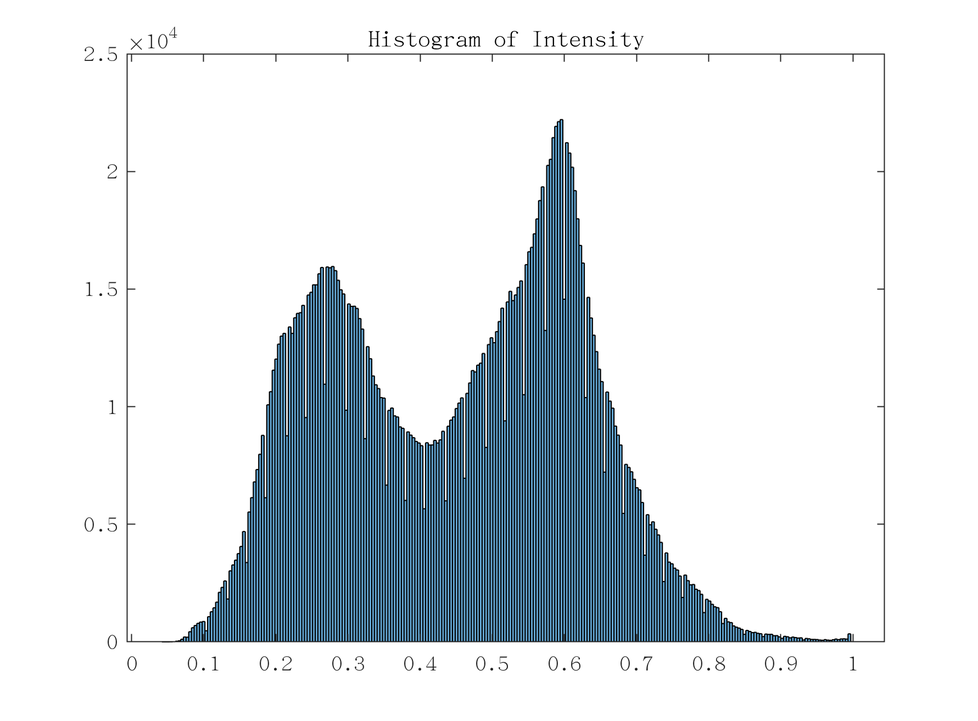
%> input picture homework/homework3/images/p2/p2a_intensity.png, 978 x 721 px, shrunk from 1781 x 1313 before the run, given in place of flower.tif, which was not available
$ octave p2a.m   (GNU Octave 9; MATLAB toolbox functions it lacks are replaced by stand-ins)
%> lines starting %> are read from the running program, lines starting %| are printed output that depends on the picture; in (x1, y1, x2, y2) boxes, pixels count from 0 and x2, y2 are one past the last pixel; in counts of white or black regions, pixels touching at a corner belong together; the program's own positions count from 1; pictures that were not available may be replaced by others from this repository, and a replacement may not be noted
clear; clc;

image = imread('../../images/origin_images/flower.tif');
%> image is the input picture: size 721x978x3 uint8; mean R, G, B 218.2, 224.7, 229.1

intensity1 = double(image(:, :, 1)) / 3 + double(image(:, :, 2)) / 3 + double(image(:, :, 3)) / 3;
intensity1 = intensity1 / 256;

intensity2 = double(rgb2gray(image)) / 256;
foreground1 = global_thresholding(image, intensity1);
%> the loop in global_thresholding, `while true` made 8 passes
%> (m1, m2, new_T, T) on passes 1 to 7: (0.907, 0.0526, 0.48, 0.48), (0.964, 0.208, 0.586, 0.586), (0.977, 0.265, 0.621, 0.621), (0.981, 0.285, 0.633, 0.633), (0.982, 0.291, 0.636, 0.636), (0.983, 0.296, 0.64, 0.64), (0.983, 0.297, 0.64, 0.64)
%> pass 1, in global_thresholding, `mask = intensity > T;`:
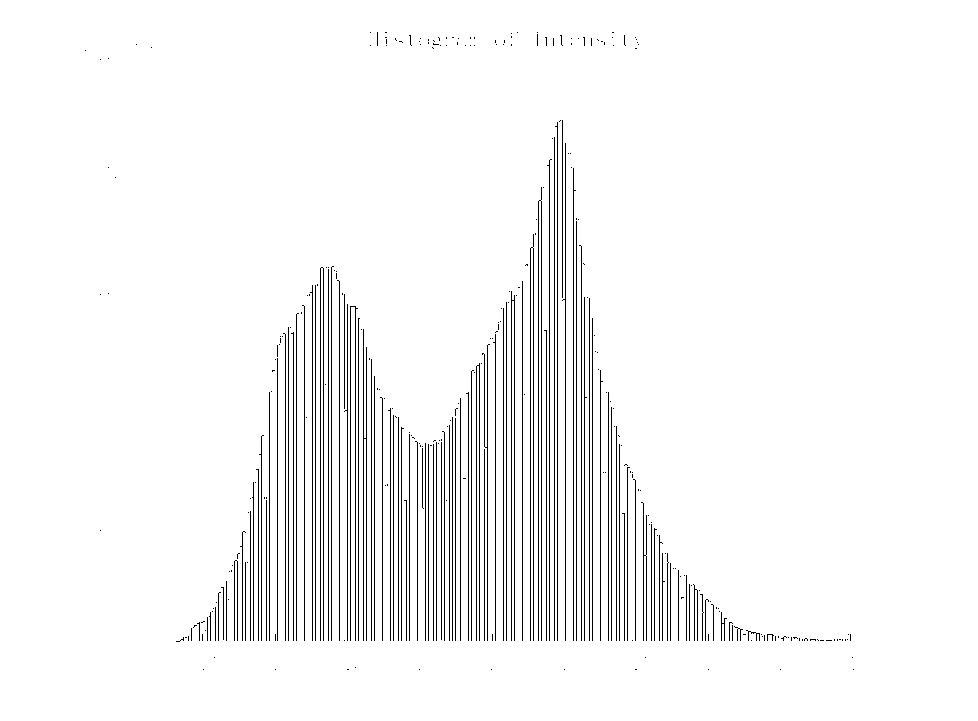
%> mask: size 721x978 logical; 96.2% white; black in thin lines or dots, all inside (x1, y1, x2, y2) = (85, 32, 854, 670)
%> pass 1, in global_thresholding, `G2 = intensity .* double(~mask);`:
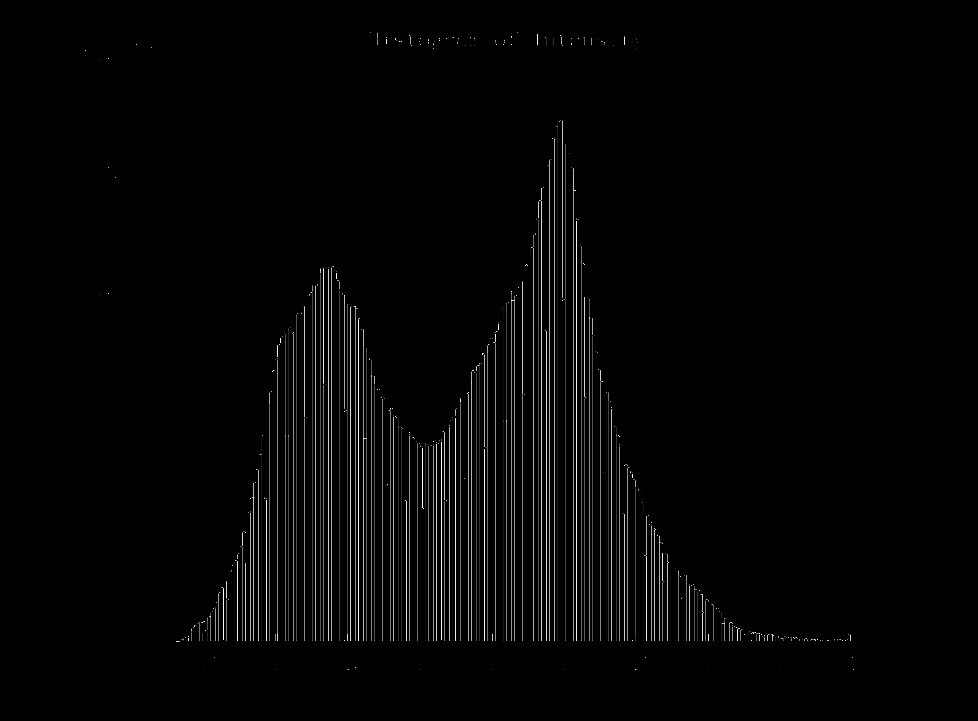
%> G2: size 721x978 double; min 0, max 0.099, mean 0.00198; drawn with min black and max white
%> after the loop in global_thresholding, `for i = 1:3`:
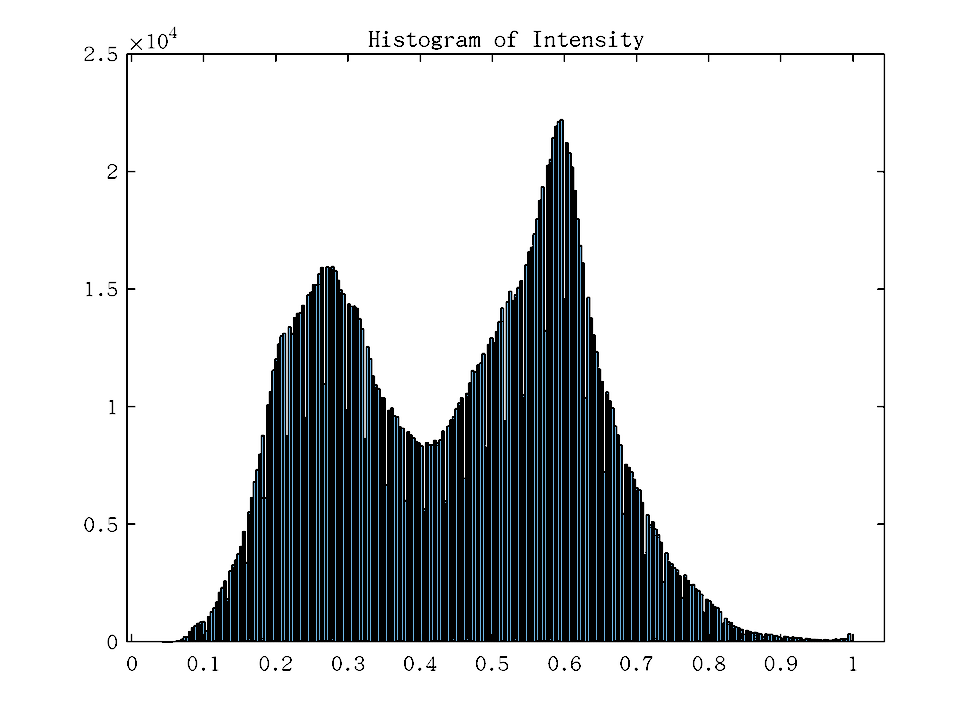
%> result: size 721x978x3 double; mean R, G, B 210.2, 212.3, 213.7
foreground2 = global_thresholding(image, intensity2);
%> the loop in global_thresholding (call 2), `while true` made 9 passes
%> (m1, m2, new_T, T) on passes 1 to 8: (0.905, 0.0514, 0.478, 0.478), (0.964, 0.206, 0.585, 0.585), (0.978, 0.266, 0.622, 0.622), (0.984, 0.294, 0.639, 0.639), (0.988, 0.315, 0.651, 0.651), (0.991, 0.325, 0.658, 0.658), (0.992, 0.33, 0.661, 0.661), (0.992, 0.331, 0.662, 0.662)
%> pass 1, in global_thresholding (call 2), `mask = intensity > T;`:
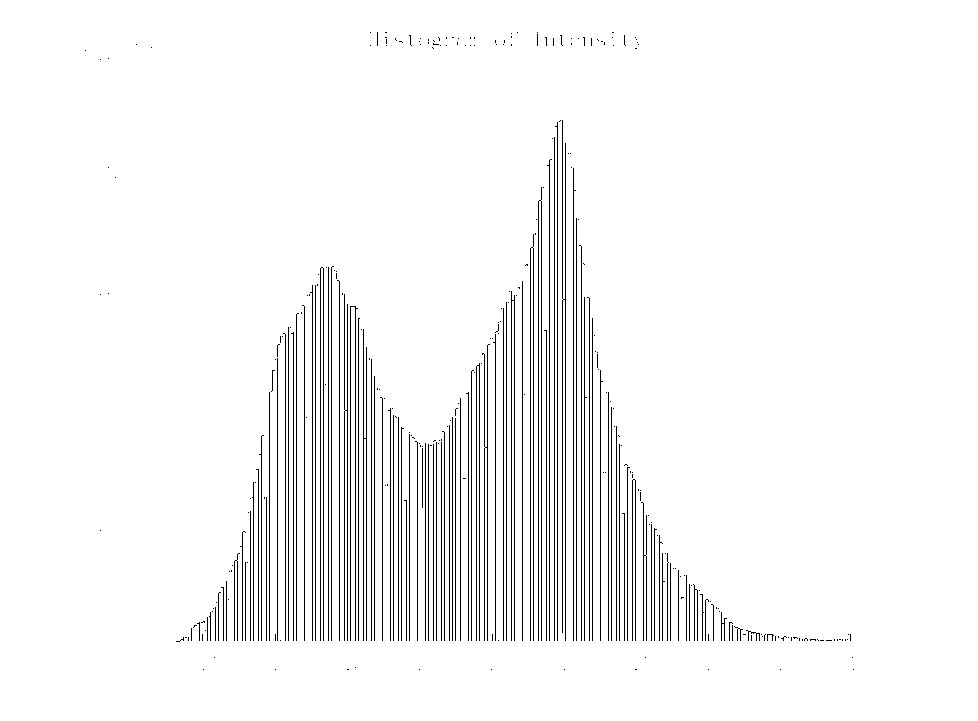
%> mask: size 721x978 logical; 96.1% white; black in thin lines or dots, all inside (x1, y1, x2, y2) = (85, 32, 854, 670)
%> after the loop in global_thresholding (call 2), `for i = 1:3`:
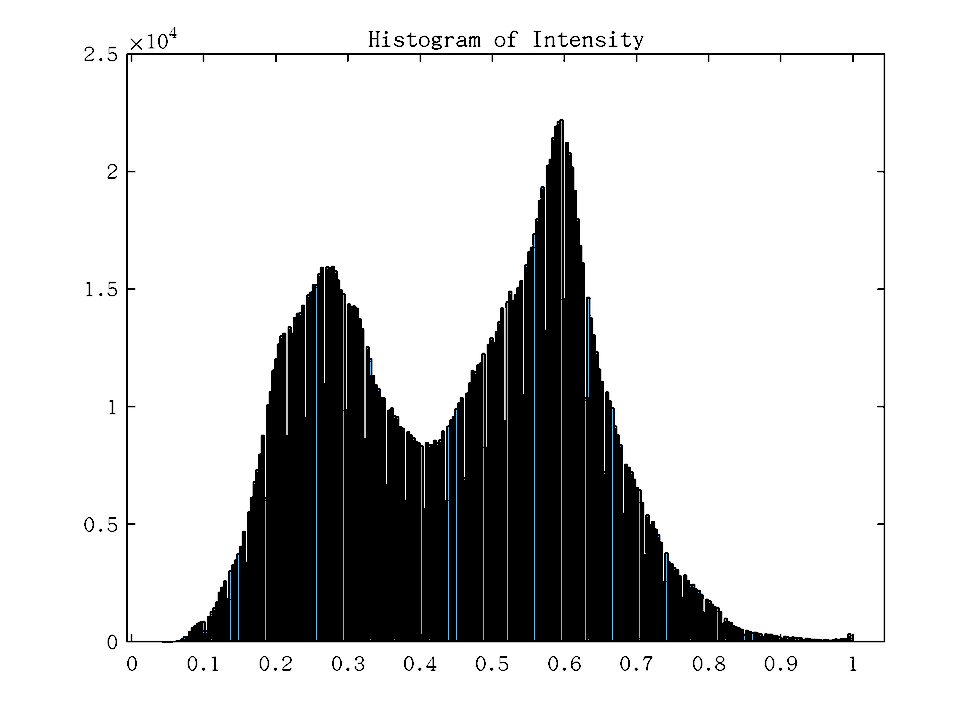
%> result: size 721x978x3 double; mean R, G, B 207.6, 208, 208.3

figure;
imshow(image);
title('Original Image');
set(gcf, 'Units', 'Inches');
pos = get(gcf, 'Position');
set(gcf, 'PaperPositionMode', 'Auto', 'PaperUnits', 'Inches', 'PaperSize', [pos(3), pos(4)]);
print(gcf, '../../images/p2/p2a_origin.png', '-dpng', '-r300');

% show the results
figure;
subplot(2, 2, 1);
histogram(intensity1, 256);
title('Histogram of Intensity 1');

subplot(2, 2, 2);
histogram(intensity2, 256);
title('Histogram of Intensity 2');

subplot(2, 2, 3);
imshow(uint8(foreground1));
title('Foreground Image 1');
subplot(2, 2, 4);
imshow(uint8(foreground2));
title('Foreground Image 2');

set(gcf, 'Units', 'Inches', 'Position', [0, 0, 10, 10]);
pos = get(gcf, 'Position');
set(gcf, 'PaperPositionMode', 'Auto', 'PaperUnits', 'Inches', 'PaperSize', [pos(3), pos(4)]);
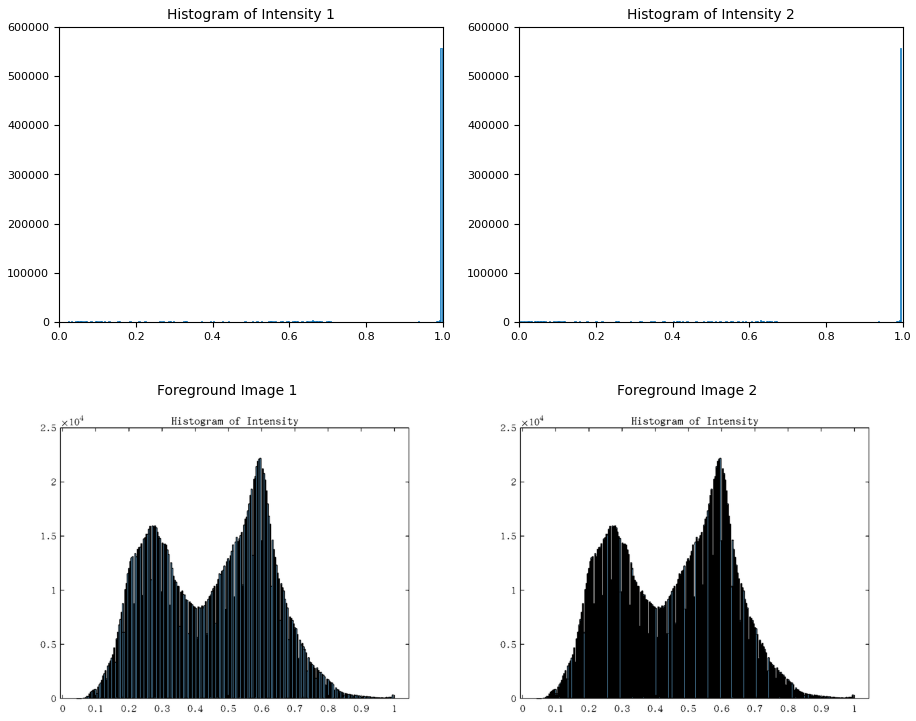
%> figure redrawn from the program's plot data, 4 panels
print(gcf, '../../images/p2/p2a_result.png', '-dpng', '-r300');


function result = global_thresholding(origin_image, intensity)
    T = 0.1;
    new_T = 0.1;

    while true
        mask = intensity > T;

        G1 = intensity .* double(mask);
        G2 = intensity .* double(~mask);

        % get the mean of non-zero elements
        m1 = sum(G1(:)) / sum(mask(:));
        m2 = sum(G2(:)) / sum(~mask(:));

        new_T = (m1 + m2) / 2;

        % convergence
        if abs(T - new_T) < 0.00001
            break;
        end
        T = new_T;
    end

    result = zeros(size(origin_image));
    foreground = intensity > T;
    for i = 1:3
        result(:, :, i) = origin_image(:, :, i) .* uint8(foreground);
    end
end
